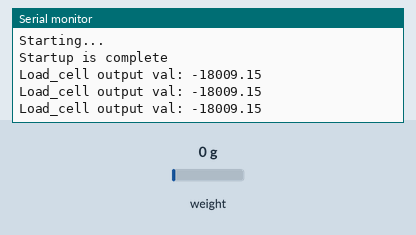
Bench run of a sketch on a simulated Arduino Uno, built with avr-gcc and run on an emulated ATmega328P. Shown: the last lines printed to the serial monitor. Inputs (shaded band) come from the test bench; at power-on: weight on the scale 0 g.

Above: at 3.6 s.
3.7 s: weight on the scale set to 100 g
At 4.4 s:
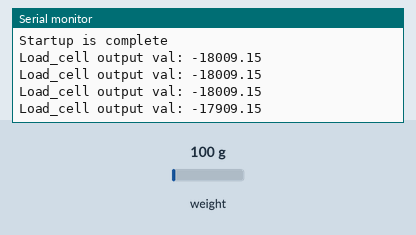
5.2 s: weight on the scale set to 1250 g
At 5.9 s:
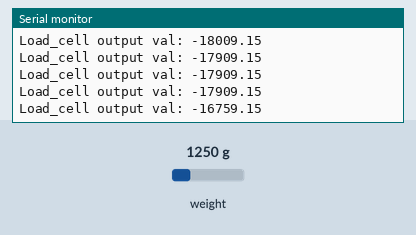
Timing chart, 0 to 8.2 s (numbered marks = the images above; inputs shaded):
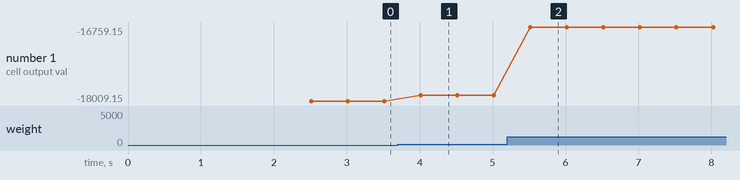

The sketch:

weight_sensor_test.ino
```cpp
#include <HX711_ADC.h>

//pins:
const int HX711_dout = 8; //mcu > HX711 dout pin
const int HX711_sck = 9; //mcu > HX711 sck pin

//HX711 constructor:
HX711_ADC LoadCell(HX711_dout, HX711_sck);

unsigned long t = 0;

void setup() {
  Serial.begin(57600); delay(10);
  Serial.println();
  Serial.println("Starting...");

  LoadCell.begin();
  //LoadCell.setReverseOutput(); //uncomment to turn a negative output value to positive
  unsigned long stabilizingtime = 2000; // preciscion right after power-up can be improved by adding a few seconds of stabilizing time
  boolean _tare = false; //set this to false if you don't want tare to be performed in the next step
  LoadCell.start(stabilizingtime, _tare);
  if (LoadCell.getTareTimeoutFlag() || LoadCell.getSignalTimeoutFlag()) {
    Serial.println("Timeout, check MCU>HX711 wiring and pin designations");
    while (1);
  }
  else {
    LoadCell.setCalFactor(456.58); // user set calibration value (float), initial value 1.0 may be used for this sketch
    Serial.println("Startup is complete");
  }
  while (!LoadCell.update());
}

void loop() {
  static boolean newDataReady = 0;
  const int serialPrintInterval = 500; //increase value to slow down serial print activity

  // check for new data/start next conversion:
  if (LoadCell.update()) newDataReady = true;

  // get smoothed value from the dataset:
  if (newDataReady) {
    if (millis() > t + serialPrintInterval) {
      float i = LoadCell.getData();
      Serial.print("Load_cell output val: ");
      Serial.println(i - 18009.15);
      newDataReady = 0;
      t = millis();
    }
  }

}
```

Measured:
- after the input at 3.7 s, the serial monitor: prints a new line after 0.31 s (image 1)
- after the input at 5.2 s, the serial monitor: prints a new line after 0.32 s (image 2)
- plotted number 1: -18009.15 → -17909.15 after the input at 3.7 s, -17909.15 → -16759.15 after the input at 5.2 s
